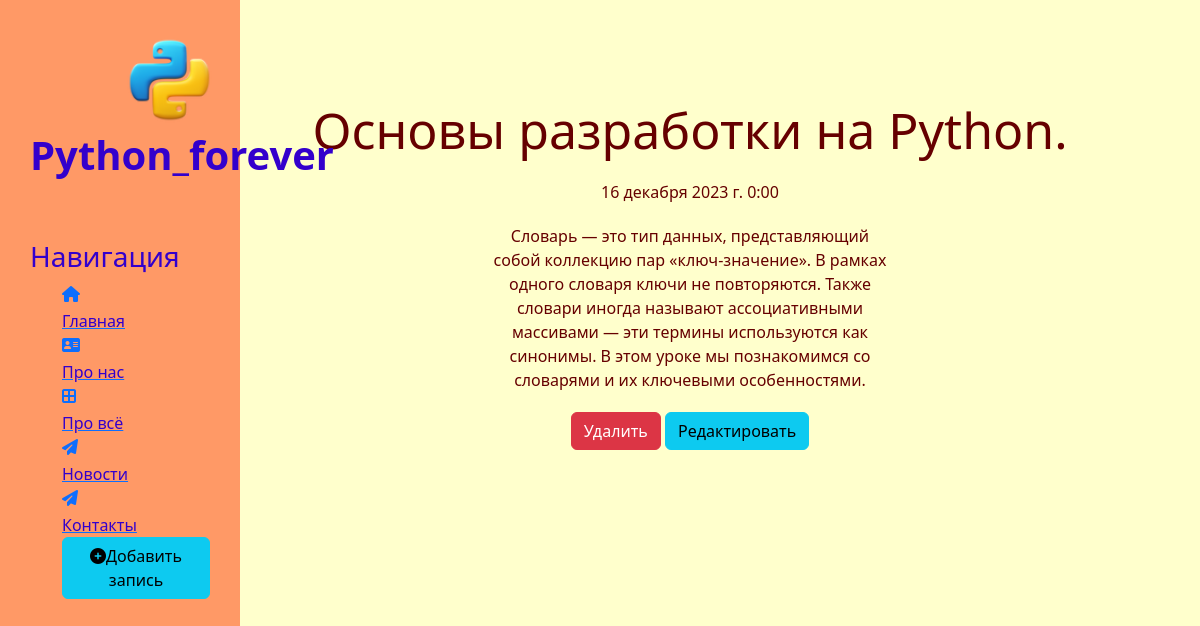
/news/5, run on the app's committed database.
### news/models.py (models this page shows, shortened)
class Articles(models.Model):
    title = models.CharField('Название', max_length=50)
    anons = models.CharField('Анонс', max_length=250)
    full_text = models.TextField('Статья')
    date = models.DateTimeField('Дата публикации')
    class Meta:
        verbose_name = 'Новость'
        verbose_name_plural = 'Новости'

### news/views.py (the view)
# urls.py: path('<int:pk>', views.NewsDetailView.as_view(), name='news-detail'),
class NewsDetailView(DetailView):
    model = Articles
    template_name = 'news/details_view.html'
    context_object_name = 'article'

### news/templates/news/details_view.html (shortened to what this page needs)
{% extends 'main/layout.html' %}
{% block content %}
    <div class= "features">
        <h1>{{ article.title }}</h1>
        <p>{{ article.date }}</p>
        <p>{{ article.full_text }}</p>
        <a href="{% url 'news-delete' article.id %}" class="btn btn-danger">Удалить</a>
        <a href="{% url 'news-update' article.id %}" class="btn btn-info">Редактировать</a>
    </div>
{% endblock %}

### main/static/main/css/main.css (style rules this page uses)
body { background: #FFFFCC; }
main .features { float: left; color: #660000; margin-top: 100px; text-align: center; width: 75%; }
main .features h1 { font-size: 50px; }
main .features p { max-width: 400px; margin: 20px auto; }

### data on the page
Articles: title "Основы разработки на Python.", date "16 декабря 2023 г. 0:00", full_text "Словарь — это тип данных, представляющий собой коллекцию пар «ключ-значение». В рамках одного словаря ключи не повторяются. Также словари иногда называют ассоциативными массивами — эти термины используются как синонимы. В этом уроке мы познакомимся со словарями и их ключевыми особенностями."
